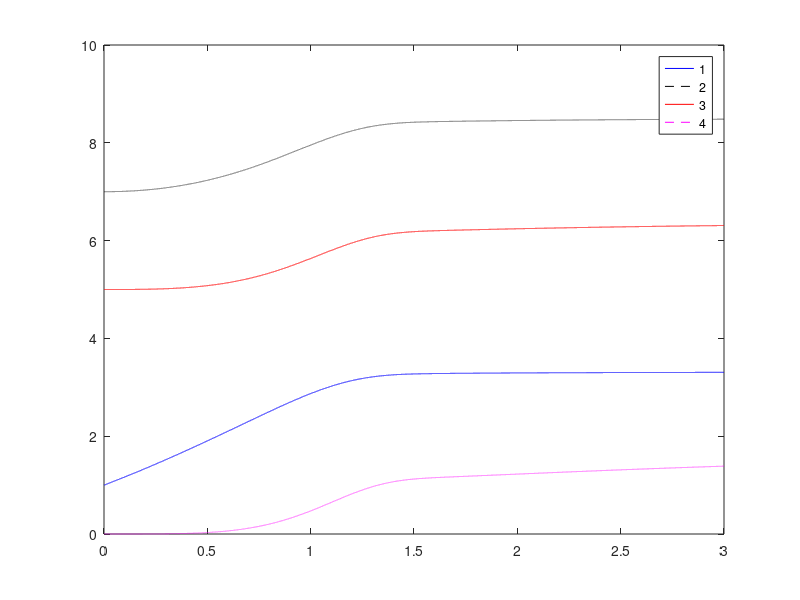
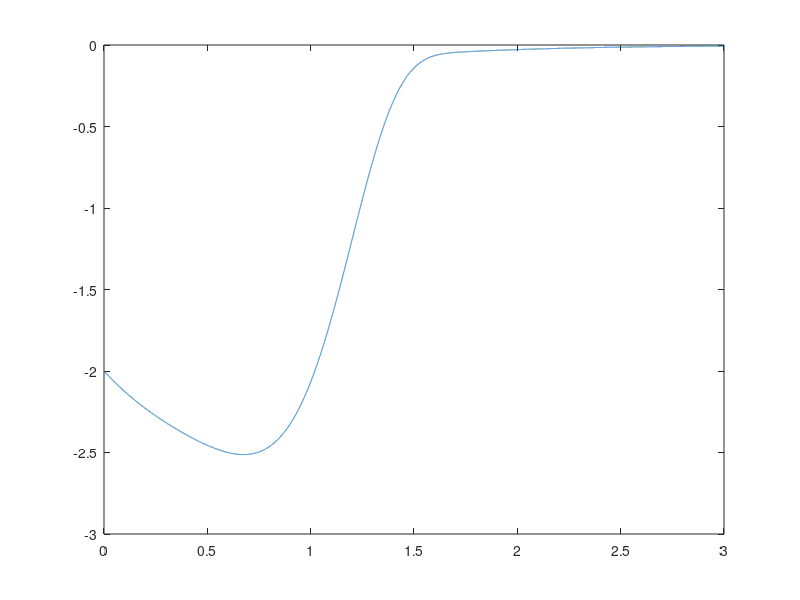

These figures' MATLAB source, in order:
% Least squares example 
% Prone to numerical instability  (do not use in real application)
% Joe Chai 2019
Theta = [3; 10; 4; 2]
Phi = @(x) [1; x; x^2; x^3]; % fifth order polynomial
dt = 0.0001; % requires very small time steps or will de-converge (still not robust when using large times)
x = 0:dt:3;
y = zeros(length(x),1);
for i=1:length(x)
    y(i) = Theta'*Phi(x(i));
end

gam = [0.8 0 0 0 ;
       0 0.8 0 0 ;
       0 0 0.8 0 ;
       0 0 0 0.8 ];
Theta_est = zeros(length(Theta),length(x)); Theta_est(:,1) = [1;7;5;0];
e = zeros(length(x),1);
% Compute Params using gradient method
for i=2:length(x)
    e(i-1) = Theta_est(:,i-1)'*Phi(x(i-1)) - y(i-1);
    Thetadot = -gam*Phi(x(i-1))*e(i-1)'  ;
    Theta_est(:,i) = Theta_est(:,i-1) + Thetadot*dt;   
end

figure('visible','on')
plot(x,Theta_est(1,:),'b')
hold on
plot(x,Theta_est(2,:),'k--')
plot(x,Theta_est(3,:),'r')
plot(x,Theta_est(4,:),'m--')
legend('1','2','3','4');

figure('visible','on')
plot(x,e)

Theta_est(:,end)
% This method causes the error to converge but does not really identify the
% params correctly, kind of like mrac